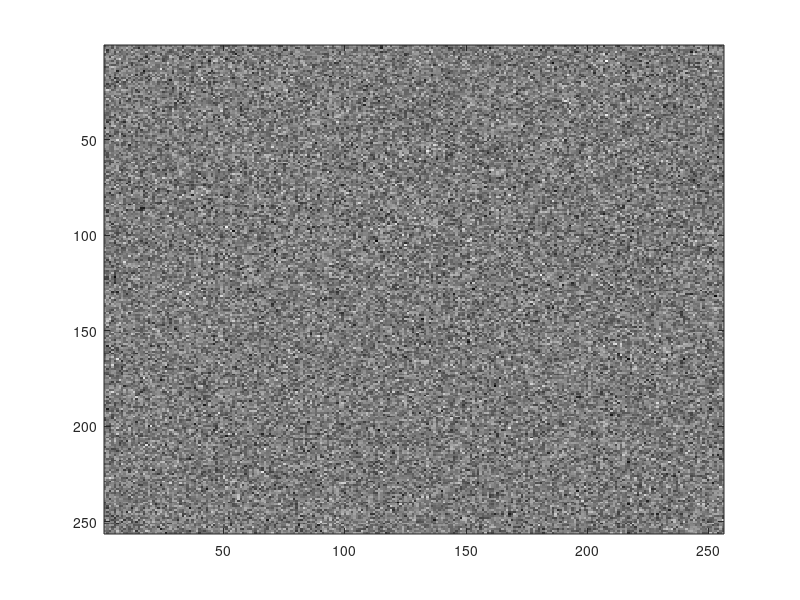
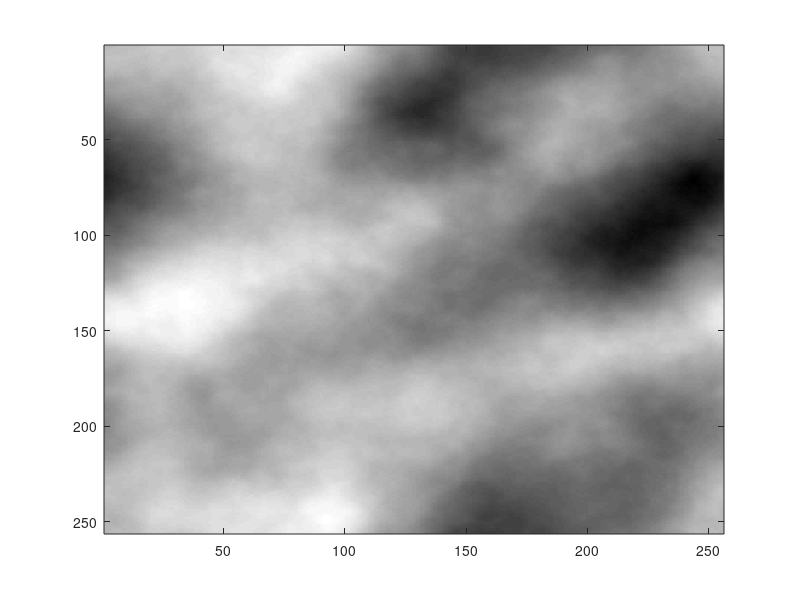

These figures' MATLAB source, in order:
%% HW3 Problem 1

%% Part A

close all;

u = -127:128;
v = -127:128;

[U, V] = meshgrid(u, v);

H = ones(size (U)) ./ (U.*U + V.*V);

H(128,128) = 0;

Y = randn(size (U));

colormap('gray');
imagesc(Y);

X = fft2(Y);

Z = X .* ifftshift(H);

S = ifft2(Z);

T = real(S);

figure;
colormap('gray');
imagesc(T);